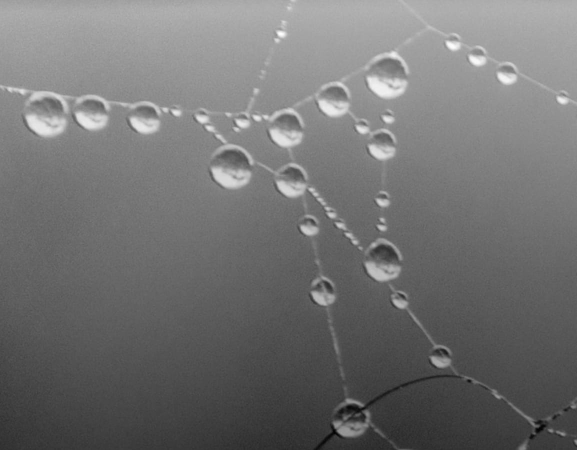
#> input picture gotas.jpeg, 1154 x 900 px (shown at 1/2 size)
$ python segmeta.py
#> lines starting #> are read from the running program, lines starting #| are printed output that depends on the picture; after the words box and inside, x2 and y2 are one past the last pixel; in counts of white or black regions, pixels touching at a corner belong together
import cv2
import numpy as np
import matplotlib.pyplot as plt
import copy

img = cv2.imread('gotas.jpeg')
#> img is the input picture: shape (900, 1154, 3); min 0, max 255, mean 114.2
img = cv2.resize(img, (550, 350))#cambia tamaño de la imagen
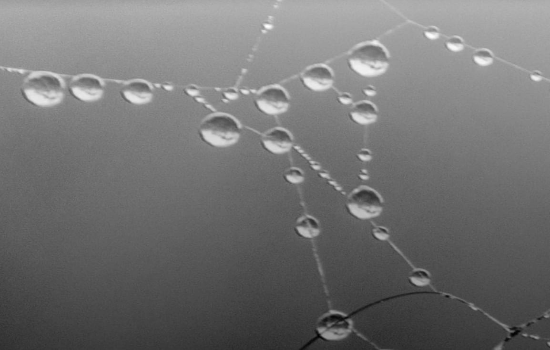
#> img: shape (350, 550, 3); min 1, max 255, mean 114.1
img1 = cv2.cvtColor(img, cv2.COLOR_BGR2GRAY) #cambia a escala de grises
#mascara 25x25
ee = cv2.getStructuringElement( cv2.MORPH_ELLIPSE, (23,23)  );
#aplica morfologia Top-Hat
tophat = cv2.morphologyEx( img1,cv2.MORPH_TOPHAT, ee )
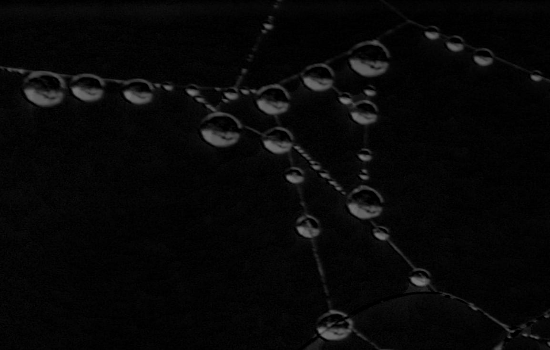
#> tophat: shape (350, 550); min 0, max 123, mean 7.4
#mascara 7x7
e1 = cv2.getStructuringElement( cv2.MORPH_ELLIPSE, (7,7)  );
# aplica morfologia de apertura para eliminar las partes pequeñas y recuperar grosor
apertura = cv2.morphologyEx( tophat, cv2.MORPH_OPEN, e1 )
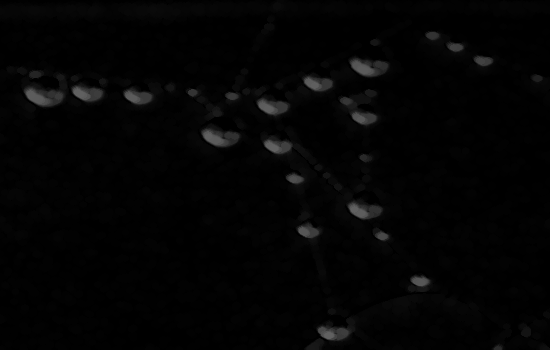
#> apertura: shape (350, 550); min 0, max 97, mean 3.8

# obtiene el umbral binario+otsu de la apertura
ret5, thresh = cv2.threshold(apertura, 0, 255, cv2.THRESH_BINARY +  cv2.THRESH_OTSU)
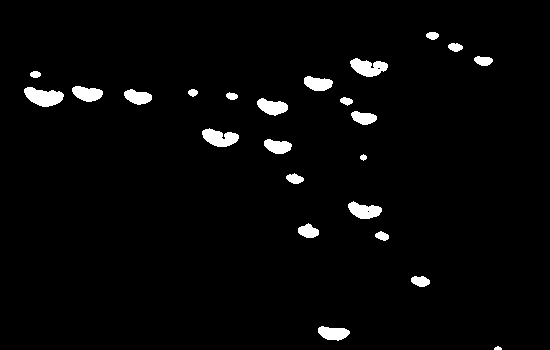
#> thresh: shape (350, 550); 2.8% white; 24 white regions
#> ret5 = 32
# copia la imagen original
img2=copy.copy(img)
# obtener los contornos de la imagen umbralizada
contours, _ = cv2.findContours(thresh, cv2.RETR_TREE, cv2.CHAIN_APPROX_SIMPLE)
#> contours = 26 contours, 3 with area under 20; largest, box (x1, y1, x2, y2) and area: (24, 87, 64, 107) 486, (350, 58, 388, 77) 414, (202, 128, 239, 147) 412, (348, 201, 382, 219) 356, (257, 98, 288, 116) 324

# dibujar los contornos de la copia de imagen original de color rojo ,la linea con 1 de grosor
cv2.drawContours(img2, contours, -1, (0, 0, 255), 1, cv2.LINE_AA)
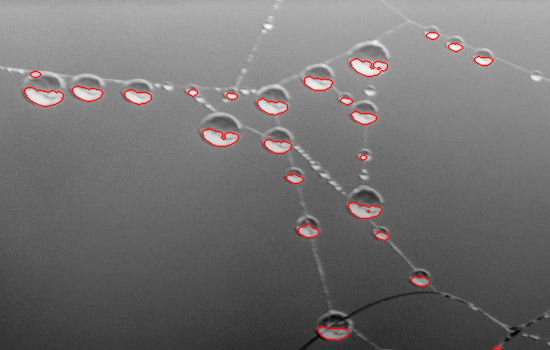
#> img2: shape (350, 550, 3); 1.86% of pixels changed, all inside (x1, y1, x2, y2) = (23, 31, 503, 350)

cv2.imshow("Top-Hat - Apertura - umbralizada",np.hstack((tophat,apertura,thresh)))
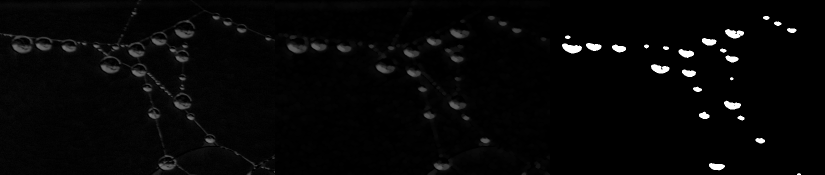
#> window 'Top-Hat - Apertura - umbraliza': shape (350, 1650) (shown at 1/2 size); min 0, max 255, mean 6.1
cv2.imshow("original - segmentada",np.hstack((img,img2)))
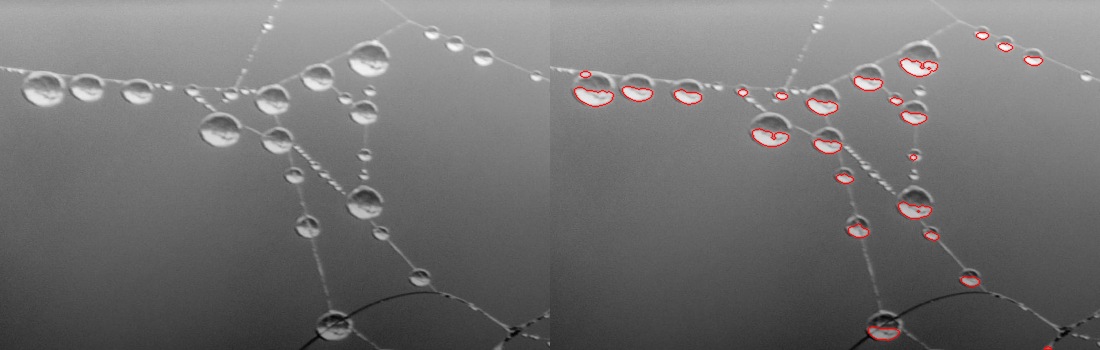
#> window 'original - segmentada': shape (350, 1100, 3); mean B, G, R 113.5, 113.5, 114.5
cv2.imwrite("segmentada.jpg",img2)
cv2.waitKey()
cv2.destroyAllWindows()
